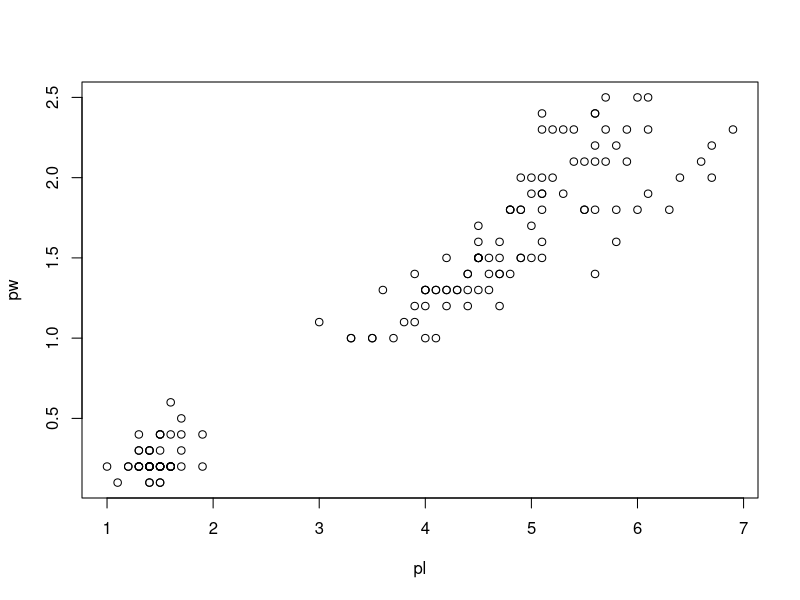
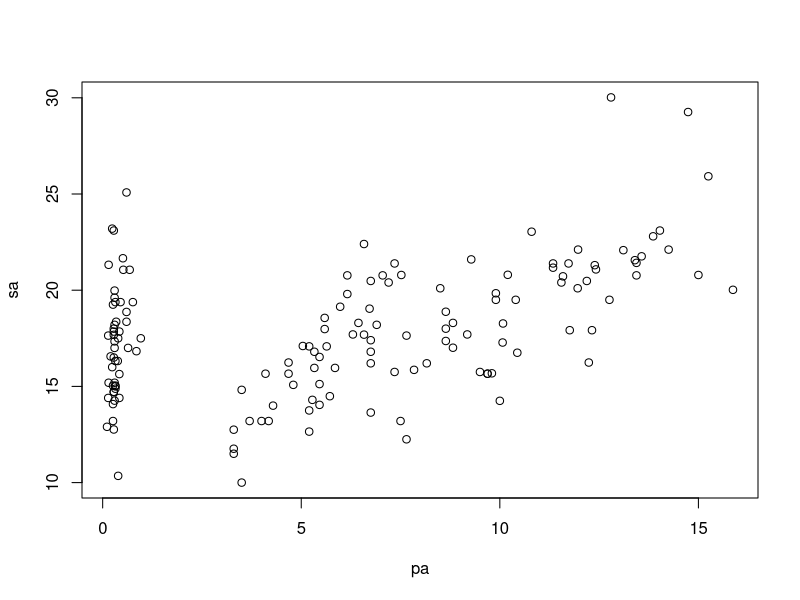

These charts were generated, in order, by the following R code:
# 既存Rデータの操作 (iris)
# 2023/09/25
# Greg Nishihara

iris # データフレーム
pl = iris$Petal.Length
pw = iris$Petal.Width

# Area
pa = pl * pw
iris$Petal.Area = pa

iris$Sepal.Area =
  iris$Sepal.Length * iris$Sepal.Width

# 平均値と標準偏差・標準誤差

mean(x = iris$Petal.Area) # 平均値の関数
sd(x = iris$Petal.Area) # 標準偏差

# 標準誤差: s / sqrt(n - 1)
s = sd(x = iris$Petal.Area)  # 標準偏差
n = length(x = iris$Petal.Area) # 要素の数
s / sqrt(n - 1) # 標準誤差

# 分散
var(x = iris$Petal.Area)

# 中央値
median(x = iris$Petal.Area)

# 範囲
range(iris$Petal.Area)

# 最小値と最大値
min(iris$Petal.Area)
max(iris$Petal.Area)

# 四分位数
quantile(iris$Petal.Area)

# 作図
pl = iris$Petal.Length
pw = iris$Petal.Width
plot(x = pl, y = pw)

pa = iris$Petal.Area
sa = iris$Sepal.Area
plot(x = pa, y = sa)


